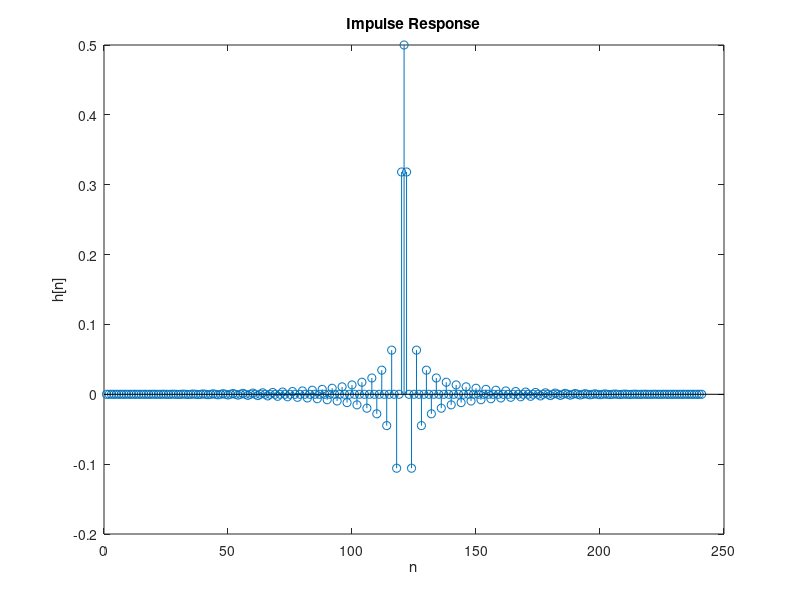
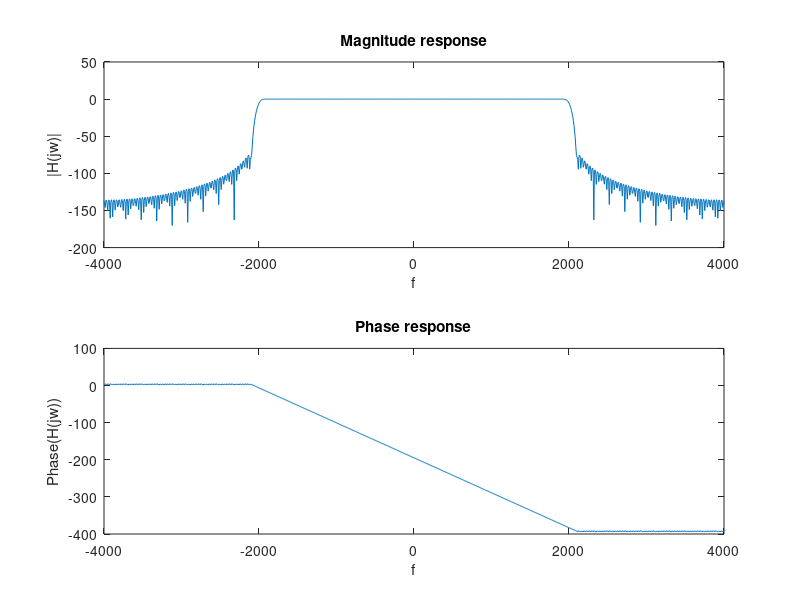
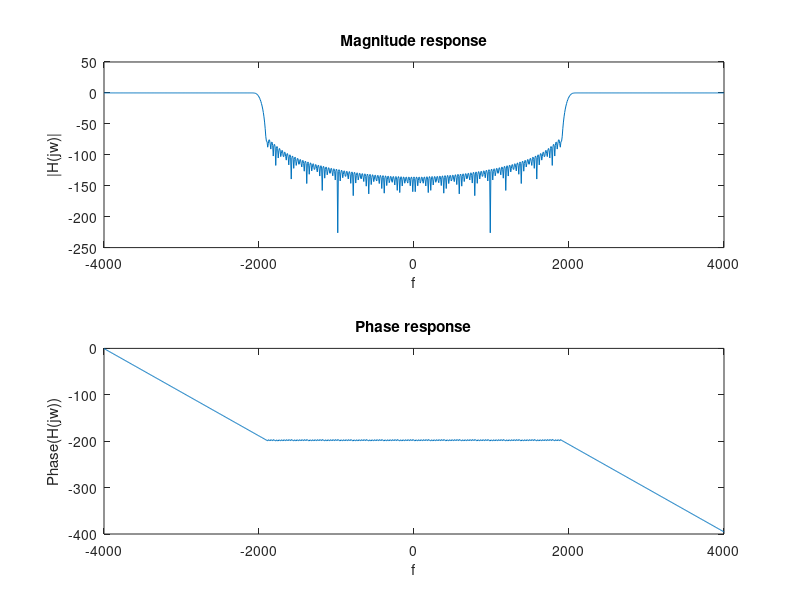

Write MATLAB code to recreate these figures, in order. (Note: this script raises an error after producing the figures.)
close all, clear all;
fs = 8000;
ws = 2100*2*pi/fs;
wp = 1900*2*pi/fs;
wc = 0.5*(wp+ws);
n = [0:240];
h = (wc/pi).*sin(wc.*(n-120))./(wc.*(n-120));
h(121) = wc/pi;
w = blackman(241)';
h = h.*w;
figure, stem(h),title('Impulse Response');
xlabel('n'),ylabel('h[n]');
f = fs/1000;
f = f.*[-500:500];
figure, subplot(211), plot(f,20.*log10(abs(fftshift(fft(h,1001)))));
title('Magnitude response');
xlabel('f'),ylabel('|H(jw)|');
subplot(212), plot(f,unwrap(angle(fftshift(fft(h,1001)))));
title('Phase response');
xlabel('f'),ylabel('Phase(H(jw))');
%%
hhpf = -h;
hhpf(121) = 1 + hhpf(121);
figure, subplot(211), plot(f,20.*log10(abs(fftshift(fft(hhpf,1001)))));
title('Magnitude response');
xlabel('f'),ylabel('|H(jw)|');
subplot(212), plot(f,unwrap(angle(fftshift(fft(hhpf,1001)))));
title('Phase response');
xlabel('f'),ylabel('Phase(H(jw))');
%%
a = audioread('audio.wav')';
alpf = conv(a,h);
ahpf = conv(a,hhpf);
figure, plot(alpf(1:8000));
figure, plot(ahpf(1:8000));
figure, subplot(311), plot(abs(fftshift(fft(a))));
subplot(312), plot(abs(fftshift(fft(alpf))));
subplot(313), plot(abs(fftshift(fft(ahpf))));
%% downsampling
blpf = 2.*alpf(1:2:length(alpf));
bhpf = 2.*ahpf(1:2:length(ahpf));
figure, subplot(211),plot(fftshift(abs(fft(blpf))));
subplot(212),plot(fftshift(abs(fft(bhpf))));
%% upsampling
clpf = zeros(1,2*length(blpf));
chpf = zeros(1,2*length(blpf));
for i=1:length(blpf);
    clpf((2*i)-1)=blpf(i);
    chpf((2*i)-1)=bhpf(i);
end
figure,subplot(211), plot(abs(fftshift(fft(clpf))));
subplot(212), plot(abs(fftshift(fft(chpf))));
%% synthesis
dlpf = conv(clpf,h);
dhpf = conv(chpf,hhpf);
figure, subplot(211),plot(abs(fftshift(fft(dlpf))));
 subplot(212),plot(abs(fftshift(fft(dhpf))));
%%
combined = dlpf+dhpf;
combined(1:480) = '';
figure,subplot(211), plot(abs(fftshift(fft(combined))));
title('reconstructed');
subplot(212), plot(abs(fftshift(fft(a))));
title('original');
